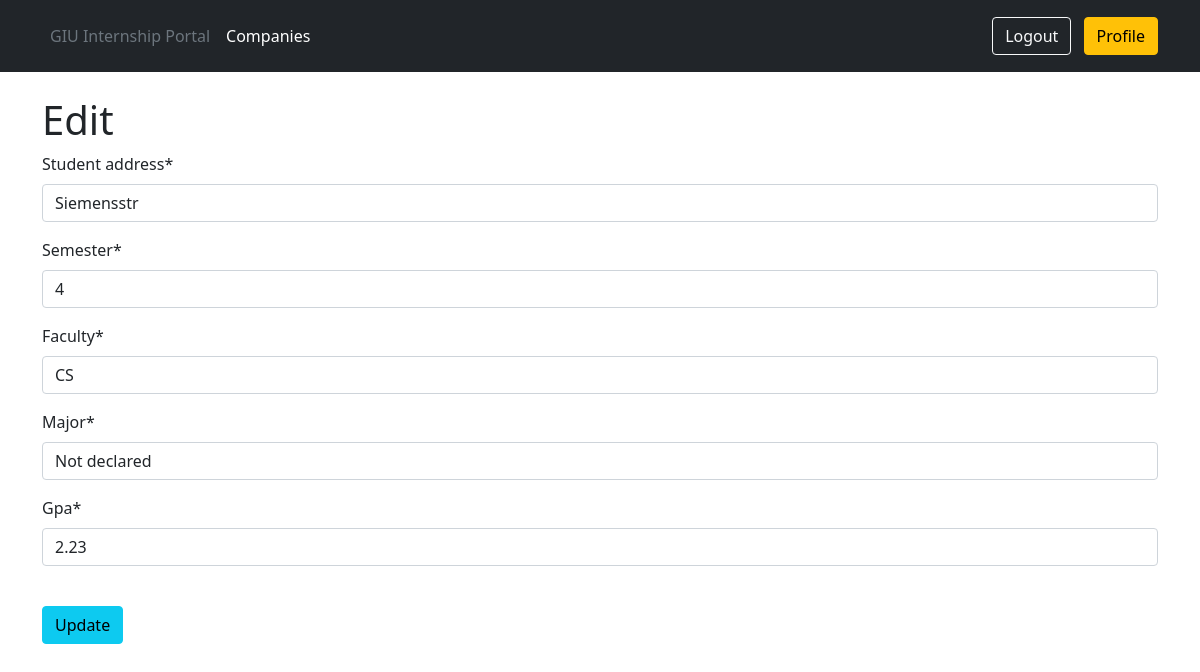
The page /users/student/30/edit (signed in) on the database its author committed.
### users/models.py (models this page shows, shortened)
class Student(models.Model):
    user = models.OneToOneField(User, on_delete=models.CASCADE, primary_key=True)
    middle_name = models.CharField(max_length=20)
    student_university_id = models.PositiveIntegerField()
    birthdate = models.DateField()
    semester = models.IntegerField()
    faculty = models.CharField(max_length=20)
    major = models.CharField(max_length=20)
    gpa = models.DecimalField(decimal_places=2, max_digits=3)
    student_address = models.CharField(max_length=10)
    has_cv = models.BooleanField(default=False, blank=True)
    cover_letter = models.TextField(max_length=1000, default='', blank=True)

### users/views.py (the view, shortened to what this page needs)
# urls.py: path('student/<int:pk>/edit', views.StudentUpdateView.as_view(), name='student_edit'),
class StudentUpdateView(LoginRequiredMixin, UserPassesTestMixin, UpdateView):
    model = models.Student
    fields = ('student_address',
              'semester',
              'faculty',
              'major',
              'gpa',)
    template_name = 'editusers/student_edit.html'
    context_object_name = 'student_edit_view'
    login_url = 'login'
    def test_func(self):
        return self.request.user.is_student and self.request.user.pk == self.get_object().pk

### templates/editusers/student_edit.html (shortened to what this page needs)
{% extends 'base.html' %}
{% load crispy_forms_tags %}
{% block content %}
    <h1>Edit</h1>
    <form action="" method="post">
        {{ form|crispy }}
        <br>
        <button class="btn btn-info ml-2" type="submit">Update</button>
    </form>
    <br>
{% endblock content %}

### rows shown on the page
Student: student_address "Siemensstr", semester "4", faculty "CS", major "Not declared", gpa "2.23"
